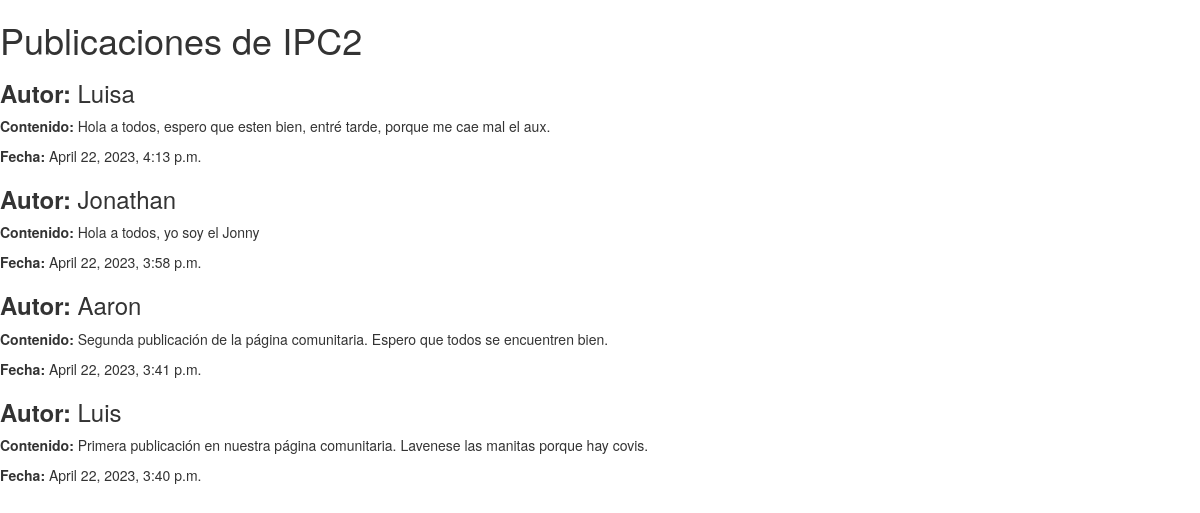
Page /Usuario/Dinamica/ on the earlier database version.
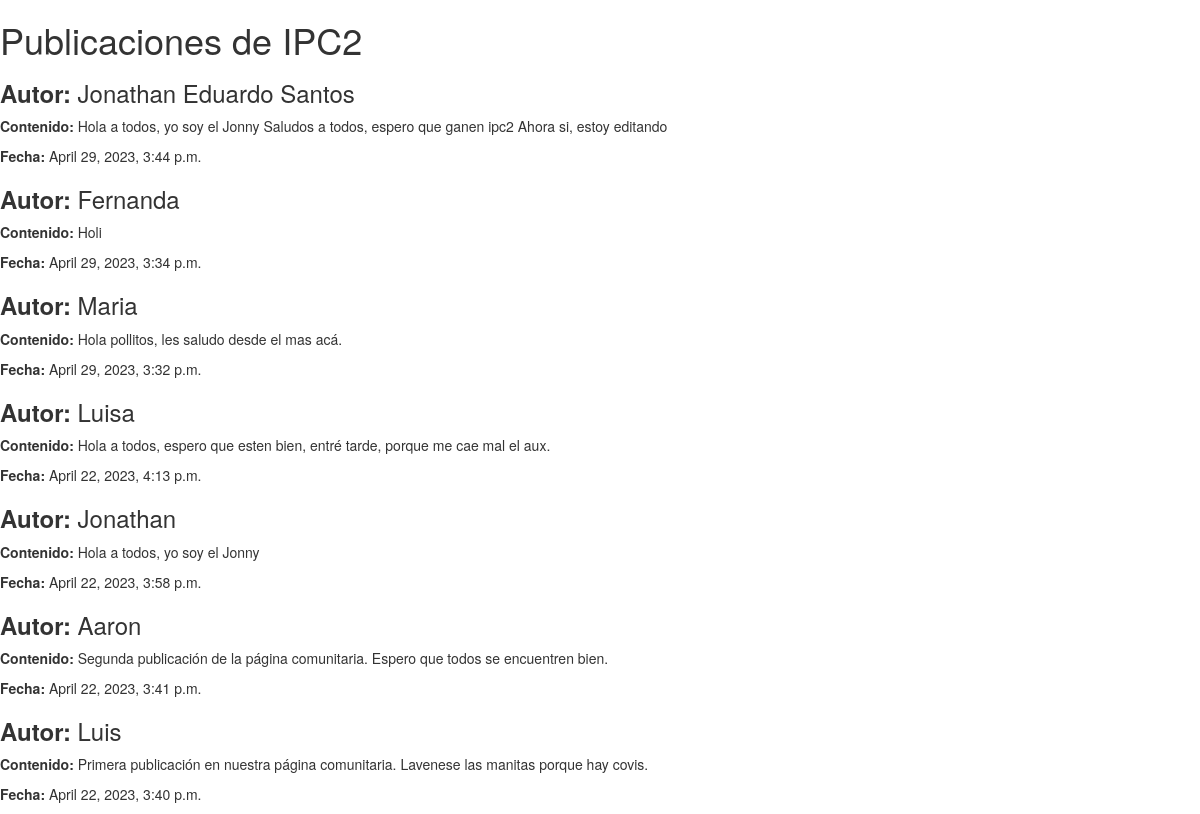
Same page on the later database version.
### Usuario/models.py (models this page shows, shortened)
class Publicacion(models.Model):
    autor = models.CharField(max_length=50)
    fecha_Publicacion = models.DateTimeField(default=timezone.now)
    Contenido = models.TextField()

### Usuario/views.py (the view)
# urls.py: path('Dinamica/', views.ListaDinamica, name='listaDinamica'),
def ListaDinamica(request):
    Publicaciones = Publicacion.objects.filter(fecha_Publicacion__lte = timezone.now()).order_by('-fecha_Publicacion')
    return render(request, 'Publicacion/Lista_Pubs_Din.html', {'Publicaciones': Publicaciones})

### Usuario/templates/Publicacion/Lista_Pubs_Din.html (shortened to what this page needs)
{% load static %}
<html>
    <head>
        <link rel="stylesheet" href="{% static 'css/miEstilo.css' %}">
        <link rel="stylesheet" href="//maxcdn.bootstrapcdn.com/bootstrap/3.2.0/css/bootstrap.min.css">
        <link rel="stylesheet" href="//maxcdn.bootstrapcdn.com/bootstrap/3.2.0/css/bootstrap-theme.min.css">
    </head>
    <body>
        <div>
            <h1>Publicaciones de IPC2</h1>
        </div>
        {% for publicacion in Publicaciones %}
            <div>
                <h3><b>Autor: </b> {{publicacion.autor}} </h3>
                <p><b>Contenido: </b>{{publicacion.Contenido}}</p>
                <p><b>Fecha: </b> {{publicacion.fecha_Publicacion}}</p>
            </div>
        {% endfor %}
    </body>
</html>

### Usuario/static/css/miEstilo.css (style rules this page uses)
h1 { color:red }

Differences in the rows shown:
added Publicacion: autor "Jonathan Eduardo Santos", Contenido "Hola a todos, yo soy el Jonny Saludos a todos, espero que ganen ipc2 Ahora si, estoy editando", fecha_Publicacion "April 29, 2023, 3:44 p.m."
added Publicacion: autor "Fernanda", Contenido "Holi", fecha_Publicacion "April 29, 2023, 3:34 p.m."
added Publicacion: autor "Maria", Contenido "Hola pollitos, les saludo desde el mas acá.", fecha_Publicacion "April 29, 2023, 3:32 p.m."
